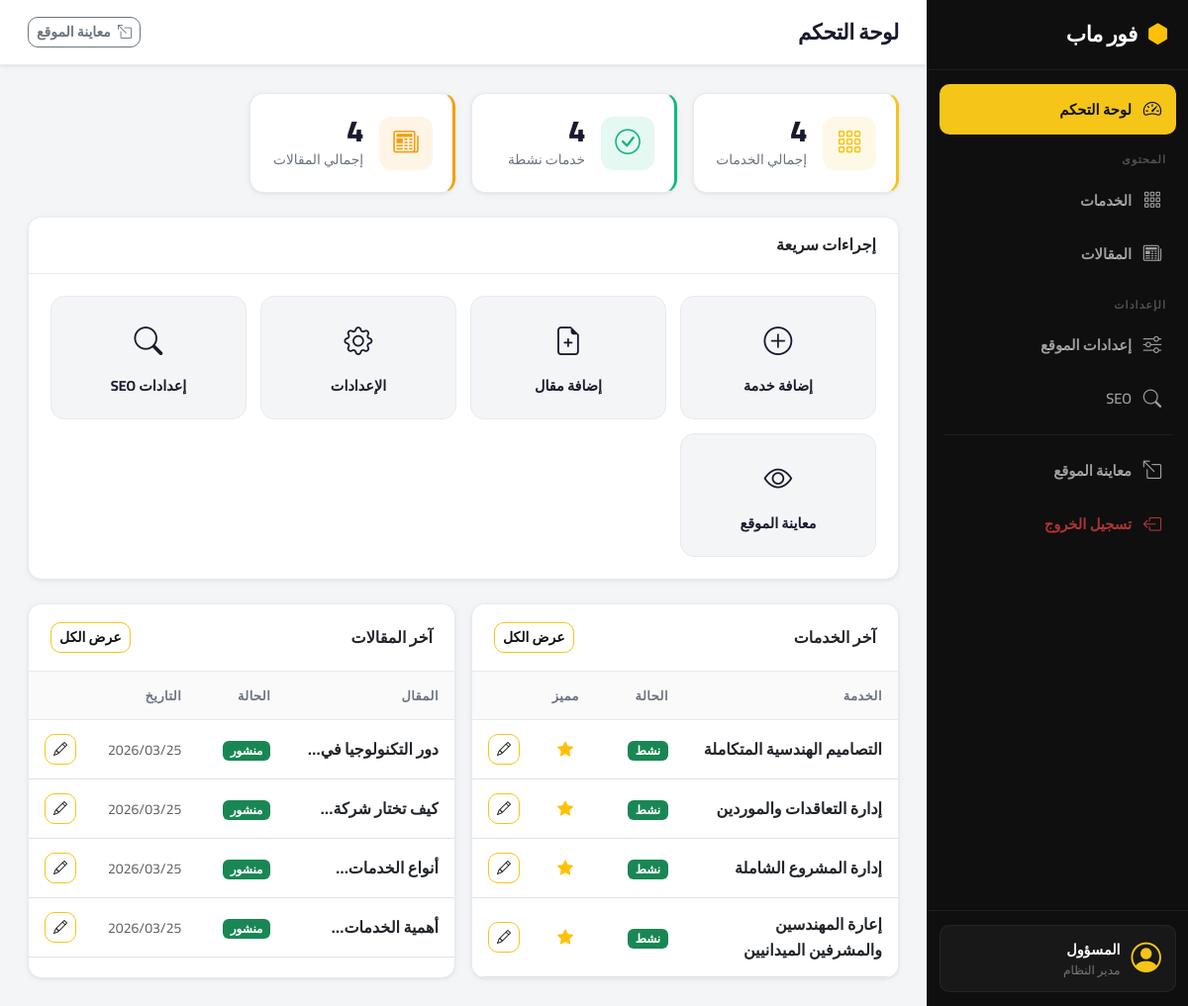
The page /admin/dashboard.php (signed in) on the database its author committed.
### tables this page shows
CREATE TABLE `services` (
  `id` int(11) NOT NULL,
  `title` varchar(255) NOT NULL,
  `description` text NOT NULL,
  `image` varchar(255) NOT NULL,
  `status` enum('active','inactive') NOT NULL DEFAULT 'active',
  `is_featured` tinyint(1) NOT NULL DEFAULT 1,
  `created_at` timestamp NOT NULL DEFAULT current_timestamp(),
  `updated_at` timestamp NULL DEFAULT NULL ON UPDATE current_timestamp()
);

CREATE TABLE `articles` (
  `id` int(11) NOT NULL,
  `title` varchar(255) NOT NULL,
  `excerpt` text DEFAULT NULL,
  `meta_title` varchar(70) DEFAULT NULL,
  `meta_description` varchar(170) DEFAULT NULL,
  `content` longtext NOT NULL,
  `image` varchar(255) DEFAULT NULL,
  `status` enum('active','inactive') DEFAULT 'active',
  `created_at` timestamp NOT NULL DEFAULT current_timestamp(),
  `updated_at` timestamp NULL DEFAULT NULL ON UPDATE current_timestamp()
);

### admin/dashboard.php (the view, shortened to what this page needs)
<?php
include 'partials/header.php';
require_once '../includes/db.php';
$totalServices    = (int) $pdo->query("SELECT COUNT(*) FROM services")->fetchColumn();
$activeServices   = (int) $pdo->query("SELECT COUNT(*) FROM services WHERE status='active'")->fetchColumn();
$totalArticles    = (int) $pdo->query("SELECT COUNT(*) FROM articles")->fetchColumn();
$recentServices = $pdo->query("
    SELECT id, title, status, is_featured FROM services ORDER BY id DESC LIMIT 5
")->fetchAll(PDO::FETCH_ASSOC);
$recentArticles = $pdo->query("
    SELECT id, title, status, created_at FROM articles ORDER BY id DESC LIMIT 5
")->fetchAll(PDO::FETCH_ASSOC);
?>
<div class="admin-wrapper">
    <?php include 'partials/sidebar.php'; ?>
    <div class="main-content">
        <div class="top-bar">
            <h1 class="page-title">لوحة التحكم</h1>
            <div class="top-bar-actions">
                <a href="../index.php" target="_blank" class="btn btn-outline-secondary btn-sm">
                    <i class="bi bi-box-arrow-up-left me-1"></i> معاينة الموقع
                </a>
            </div>
        </div>
        <div class="content-wrapper">
            <div class="row g-3 mb-4">
                <div class="col-12 col-sm-6 col-xl-3">
                    <div class="stat-card stat-primary">
                        <div class="stat-icon"><i class="bi bi-grid-3x3-gap"></i></div>
                        <div class="stat-content">
                            <div class="stat-value"><?php echo $totalServices; ?></div>
                            <div class="stat-label">إجمالي الخدمات</div>
                        </div>
                    </div>
                </div>
                <div class="col-12 col-sm-6 col-xl-3">
                    <div class="stat-card stat-success">
                        <div class="stat-icon"><i class="bi bi-check-circle"></i></div>
                        <div class="stat-content">
                            <div class="stat-value"><?php echo $activeServices; ?></div>
                            <div class="stat-label">خدمات نشطة</div>
                        </div>
                    </div>
                </div>
                <div class="col-12 col-sm-6 col-xl-3">
                    <div class="stat-card stat-warning">
                        <div class="stat-icon"><i class="bi bi-newspaper"></i></div>
                        <div class="stat-content">
                            <div class="stat-value"><?php echo $totalArticles; ?></div>
                            <div class="stat-label">
                                إجمالي المقالات
                            </div>
                        </div>
                    </div>
                </div>
            </div>
            <div class="card mb-4">
                <div class="card-header"><h5 class="card-title mb-0">إجراءات سريعة</h5></div>
                <div class="card-body">
                    <div class="quick-actions">
                        <a href="service-create.php" class="quick-action-btn">
                            <i class="bi bi-plus-circle"></i>
                            <span>إضافة خدمة</span>
                        </a>
                        <a href="article-create.php" class="quick-action-btn">
                            <i class="bi bi-file-earmark-plus"></i>
                            <span>إضافة مقال</span>
                        </a>
                        <a href="settings.php" class="quick-action-btn">
                            <i class="bi bi-gear"></i>
                            <span>الإعدادات</span>
                        </a>
                        <a href="seo.php" class="quick-action-btn">
                            <i class="bi bi-search"></i>
                            <span>إعدادات SEO</span>
                        </a>
                        <a href="../index.php" target="_blank" class="quick-action-btn">
                            <i class="bi bi-eye"></i>
                            <span>معاينة الموقع</span>
                        </a>
                    </div>
                </div>
            </div>
            <div class="row g-3">
                <div class="col-12 col-lg-6">
                    <div class="card h-100">
                        <div class="card-header d-flex justify-content-between align-items-center">
                            <h5 class="card-title mb-0">آخر الخدمات</h5>
                            <a href="services.php" class="btn btn-sm btn-outline-primary">عرض الكل</a>
                        </div>
                        <div class="card-body p-0">
                            <?php if (!empty($recentServices)): ?>
                            <table class="table table-hover align-middle mb-0">
                                <thead class="table-light">
                                    <tr>
                                        <th>الخدمة</th>
                                        <th style="width:90px;">الحالة</th>
                                        <th style="width:60px;">مميز</th>
                                        <th style="width:60px;"></th>
                                    </tr>
                                </thead>
                                <tbody>
                                    <?php foreach ($recentServices as $s): ?>
                                    <tr>
                                        <td><strong><?php echo htmlspecialchars($s['title']); ?></strong></td>
                                        <td>
                                            <?php if ($s['status'] === 'active'): ?>
                                                <span class="badge bg-success">نشط</span>
                                            <?php else: ?>
                                                <span class="badge bg-secondary">غير نشط</span>
                                            <?php endif; ?>
                                        </td>
                                        <td class="text-center">
                                            <?php if (!empty($s['is_featured'])): ?>
                                                <i class="bi bi-star-fill text-warning"></i>
                                            <?php else: ?>
                                                <span class="text-muted">—</span>
                                            <?php endif; ?>
                                        </td>
                                        <td>
                                            <a href="service-edit.php?id=<?php echo (int)$s['id']; ?>"
                                               class="btn btn-sm btn-outline-primary">
                                                <i class="bi bi-pencil"></i>
                                            </a>
                                        </td>
                                    </tr>
                                    <?php endforeach; ?>
                                </tbody>
                            </table>
                            <?php endif; ?>
                        </div>
                    </div>
                </div>
                <div class="col-12 col-lg-6">
                    <div class="card h-100">
                        <div class="card-header d-flex justify-content-between align-items-center">
                            <h5 class="card-title mb-0">آخر المقالات</h5>
                            <a href="articles.php" class="btn btn-sm btn-outline-primary">عرض الكل</a>
                        </div>
                        <div class="card-body p-0">
                            <?php if (!empty($recentArticles)): ?>
                            <table class="table table-hover align-middle mb-0">
                                <thead class="table-light">
                                    <tr>
                                        <th>المقال</th>
                                        <th style="width:90px;">الحالة</th>
                                        <th style="width:100px;">التاريخ</th>
                                        <th style="width:60px;"></th>
                                    </tr>
                                </thead>
                                <tbody>
                                    <?php foreach ($recentArticles as $a): ?>
                                    <tr>
                                        <td>
                                            <strong style="display:-webkit-box;-webkit-line-clamp:1;-webkit-box-orient:vertical;overflow:hidden;">
                                                <?php echo htmlspecialchars($a['title']); ?>
                                            </strong>
                                        </td>
                                        <td>
                                            <?php if ($a['status'] === 'active'): ?>
                                                <span class="badge bg-success">منشور</span>
                                            <?php else: ?>
                                                <span class="badge bg-secondary">مسودة</span>
                                            <?php endif; ?>
                                        </td>
                                        <td class="text-muted small">
                                            <?php echo date('Y/m/d', strtotime($a['created_at'])); ?>
                                        </td>
                                        <td>
                                            <a href="article-edit.php?id=<?php echo (int)$a['id']; ?>"
                                               class="btn btn-sm btn-outline-primary">
                                                <i class="bi bi-pencil"></i>
                                            </a>
                                        </td>
                                    </tr>
                                    <?php endforeach; ?>
                                </tbody>
                            </table>
                            <?php endif; ?>
                        </div>
                    </div>
                </div>
            </div>
        </div>
    </div>
</div>
<?php include 'partials/footer.php'; ?>

### assets/css/admin.css (style rules this page uses)
:root { --primary: #f5c518; --primary-dk: #d4a914; --primary-light: rgba(245, 197, 24, 0.12); --sidebar-bg: #0f0f0f; --sidebar-w: 264px; --topbar-h: 66px; --dark: #111111; --body-bg: #f4f5f7; --card-bg: #ffffff; --border: #e8eaed; --text: #1a1a2e; --muted: #6b7280; --success: #10b981; --danger: #ef4444; --warning: #f59e0b; --info: #3b82f6; --radius: 10px; --radius-lg: 14px; --shadow-sm: 0 1px 3px rgba(0,0,0,0.06), 0 1px 8px rgba(0,0,0,0.04); --shadow-md: 0 4px 16px rgba(0,0,0,0.08), 0 2px 6px rgba(0,0,0,0.04); --shadow-lg: 0 12px 40px rgba(0,0,0,0.12); --ease: 0.22s cubic-bezier(0.4, 0, 0.2, 1); }
*, *::before, *::after { box-sizing: border-box; margin: 0; padding: 0; }
body { font-family: "Cairo", sans-serif; direction: rtl; background: var(--body-bg); color: var(--text); line-height: 1.6; }
a { text-decoration: none; color: inherit; }
.admin-wrapper { display: flex; min-height: 100vh; }
.main-content { flex: 1; margin-right: var(--sidebar-w); min-height: 100vh; display: flex; flex-direction: column; }
.top-bar { height: var(--topbar-h); background: var(--card-bg); border-bottom: 1px solid var(--border); padding: 0 28px; display: flex; align-items: center; gap: 16px; position: sticky; top: 0; z-index: 100; box-shadow: var(--shadow-sm); }
.page-title { font-size: 1.35rem; font-weight: 800; margin: 0; flex: 1; letter-spacing: -0.02em; }
.top-bar-actions { display: flex; gap: 10px; }
.content-wrapper { flex: 1; padding: 28px; }
.stat-card { background: var(--card-bg); border-radius: var(--radius-lg); padding: 22px 20px; display: flex; align-items: center; gap: 16px; box-shadow: var(--shadow-sm); border: 1px solid var(--border); border-right: 3px solid transparent; transition: var(--ease); }
.stat-card.stat-primary { border-right-color: var(--primary); }
.stat-card.stat-success { border-right-color: var(--success); }
.stat-card.stat-warning { border-right-color: var(--warning); }
.stat-icon { width: 54px; height: 54px; border-radius: 12px; display: flex; align-items: center; justify-content: center; font-size: 1.6rem; flex-shrink: 0; }
.stat-primary .stat-icon { background: rgba(245,197,24,0.1); color: var(--primary); }
.stat-success .stat-icon { background: rgba(16,185,129,0.1); color: var(--success); }
.stat-warning .stat-icon { background: rgba(245,158,11,0.1); color: var(--warning); }
.stat-value { font-size: 1.9rem; font-weight: 800; line-height: 1; margin-bottom: 3px; }
.stat-label { font-size: 0.86rem; color: var(--muted); font-weight: 500; }
.card { background: var(--card-bg); border: 1px solid var(--border) !important; border-radius: var(--radius-lg) !important; box-shadow: var(--shadow-sm); overflow: hidden; }
.card-header { background: var(--card-bg); border-bottom: 1px solid var(--border); padding: 18px 22px; }
.card-title { font-size: 1rem; font-weight: 700; margin: 0; }
.card-body { padding: 22px; }
.quick-actions { display: grid; grid-template-columns: repeat(auto-fit, minmax(180px, 1fr)); gap: 14px; }
.quick-action-btn { display: flex; flex-direction: column; align-items: center; gap: 10px; padding: 22px 16px; background: var(--body-bg); border: 1.5px solid var(--border); border-radius: var(--radius-lg); text-align: center; transition: var(--ease); color: var(--text); cursor: pointer; }
.quick-action-btn i { font-size: 1.8rem; }
.quick-action-btn span { font-weight: 700; font-size: 0.9rem; }
.table > :not(caption) > * > * { padding: 14px 16px; }
.table thead th { font-weight: 700; font-size: 0.8rem; letter-spacing: 0.04em; color: var(--muted); background: #fafafa; text-transform: uppercase; border-bottom: 1px solid var(--border); }
.table tbody tr { transition: var(--ease); }
.btn { border-radius: var(--radius); font-weight: 600; transition: var(--ease); font-family: "Cairo", sans-serif; }
.btn-outline-primary { border-color: var(--primary); color: var(--dark); }
.badge { font-family: "Cairo", sans-serif; font-weight: 600; }

### rows shown on the page
services: title "التصاميم الهندسية المتكاملة", status "نشط", is_featured 1 (drawn)
services: title "إدارة التعاقدات والموردين", status "نشط", is_featured 1 (drawn)
services: title "إدارة المشروع الشاملة", status "نشط", is_featured 1 (drawn)
services: title "إعارة المهندسين والمشرفين الميدانيين", status "نشط", is_featured 1 (drawn)
articles: title "دور التكنولوجيا…", status "منشور", created_at "2026/03/25"
articles: title "كيف تختار…", status "منشور", created_at "2026/03/25"
articles: title "أنواع…", status "منشور", created_at "2026/03/25"
articles: title "أهمية…", status "منشور", created_at "2026/03/25"

### other values the page prints
$_SESSION['admin_name'] "المسؤول"
$totalServices "4"
$activeServices "4"
$totalArticles "4"
